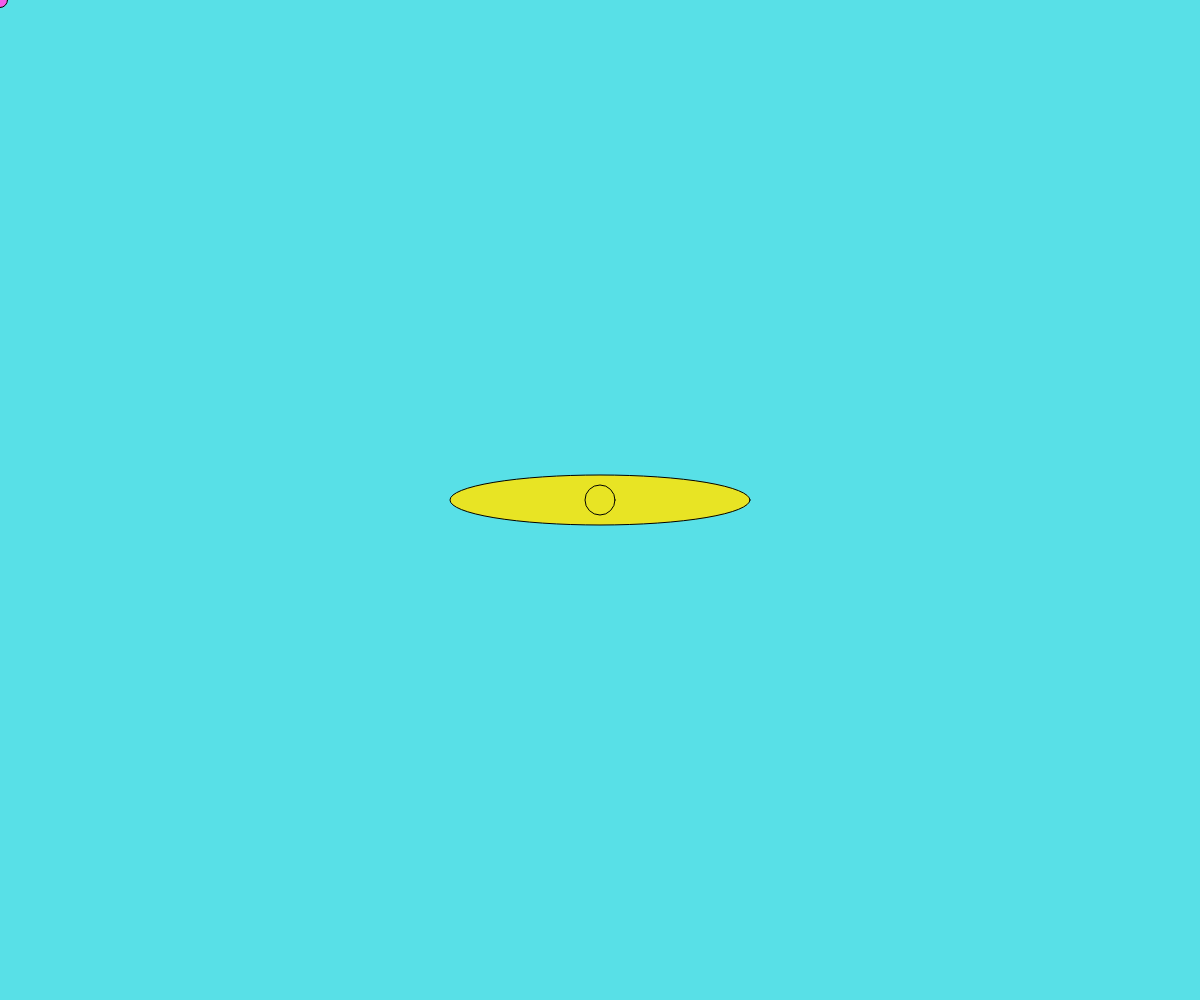
Frame 1 (no input)
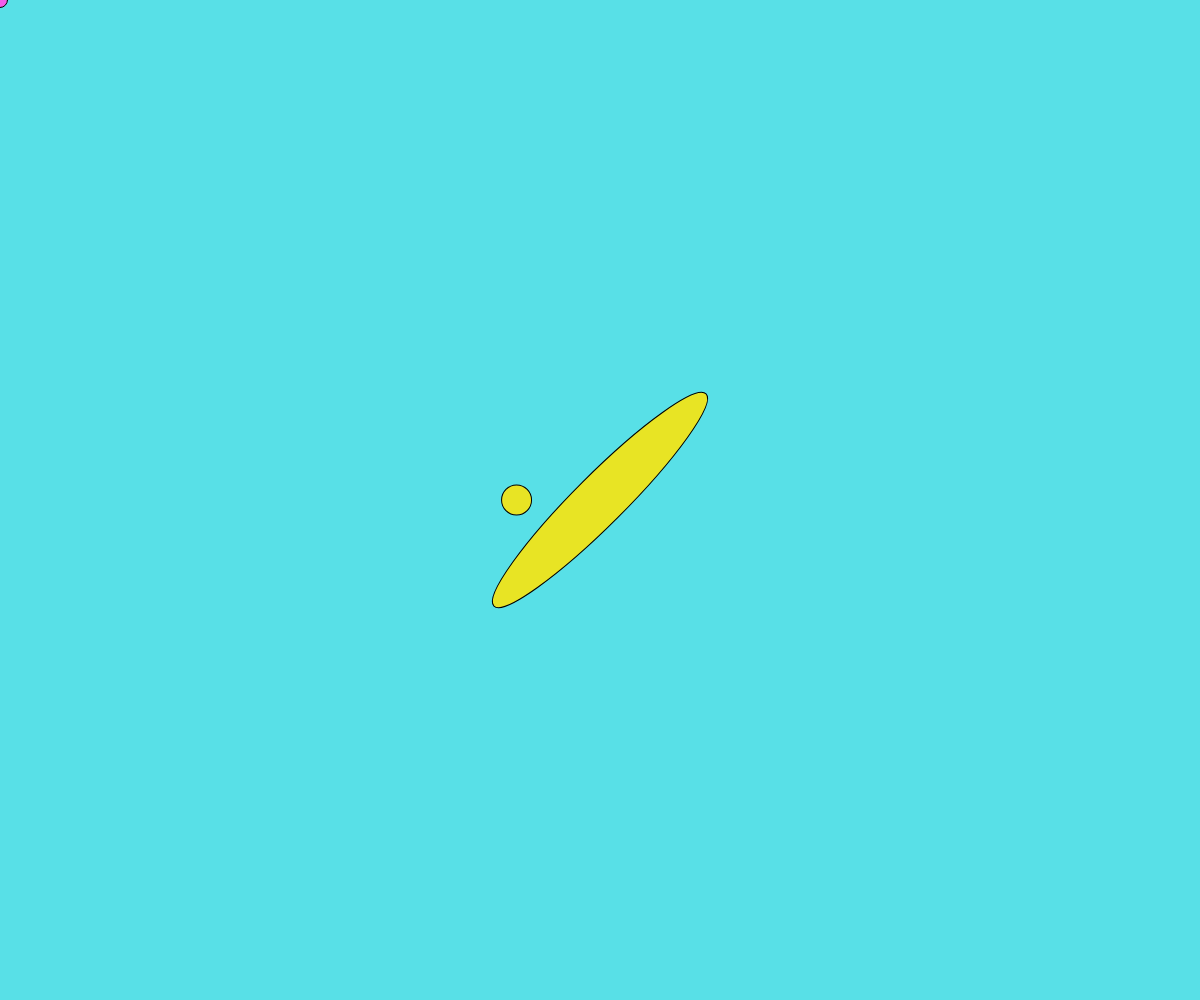
Frame 60 (no input)
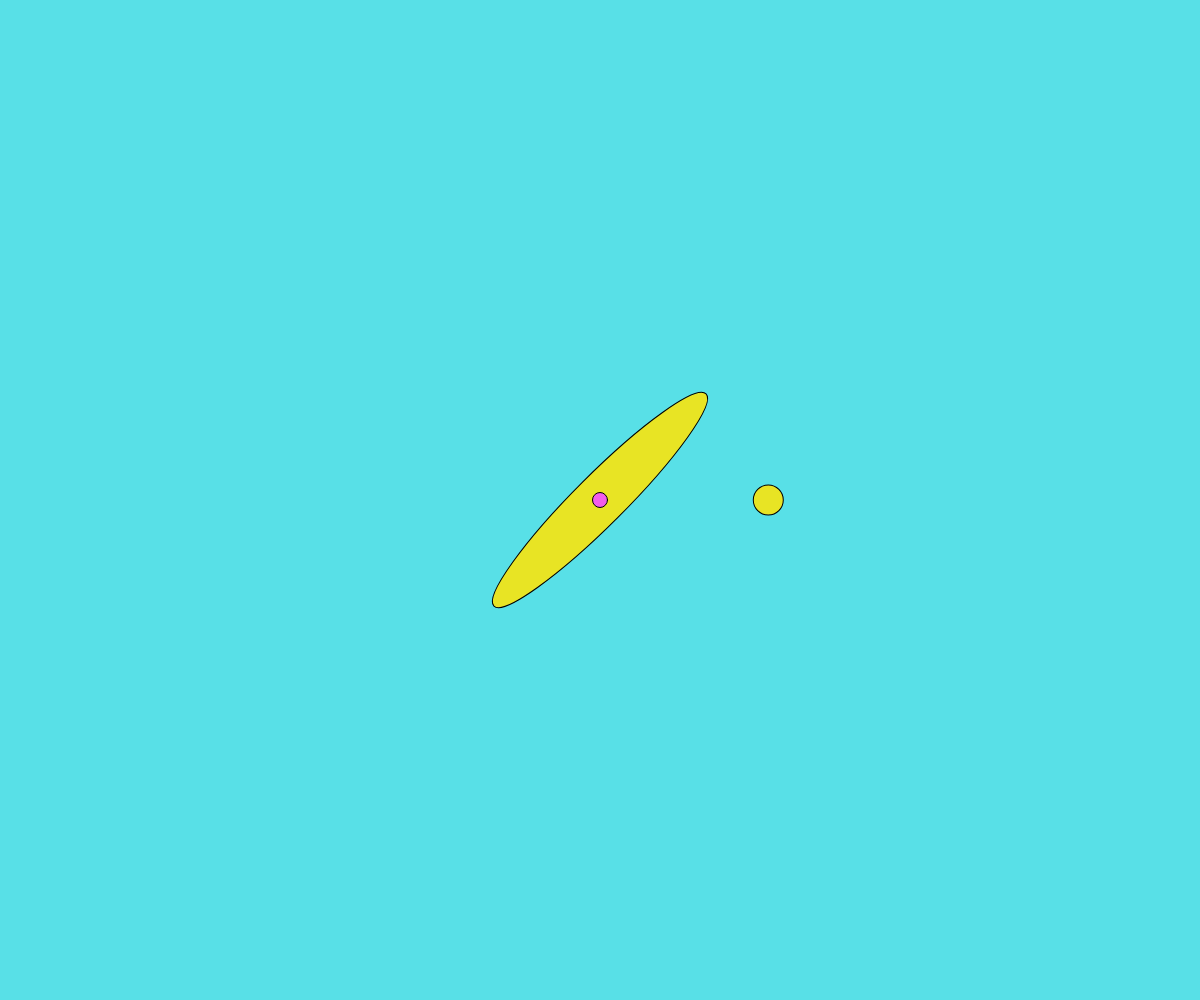
Frame 120 (the mouse pressed at the canvas centre since frame 60)

The p5.js sketch that drew these frames (run headless with seeded random() and noise() and a simulated clock; from frame 60 on, the mouse is pressed at the canvas centre):

// p5.js sketch
// ── sketch.js
function setup() {
    createCanvas( windowWidth, windowHeight );
}


var angle = 0;
var posX = 0;
var posY = 0;

function draw() {

background( 'rgb(88, 224, 231)' );

push();
//draw propeller
fill( 'rgb(232, 228, 36)');
  translate( width*0.5, height*0.5 );
   rotate( radians(angle) );
   ellipse( 0, 0, 300, 50 );

   // update angle position
   angle = angle + 45;

//create flying dots
   ellipse( posX, posY, 30, 30 );

       // update posX & posY every frame
       // add 1, then re-assign back to self
       posX = posX + 1;
       posY = posY + 1;
       pop();
push();
       //draw a circle that moves with the mouse
   fill( 'rgb(242, 93, 235)' );
   ellipse( mouseX, mouseY, 15 );
   pop();

}
